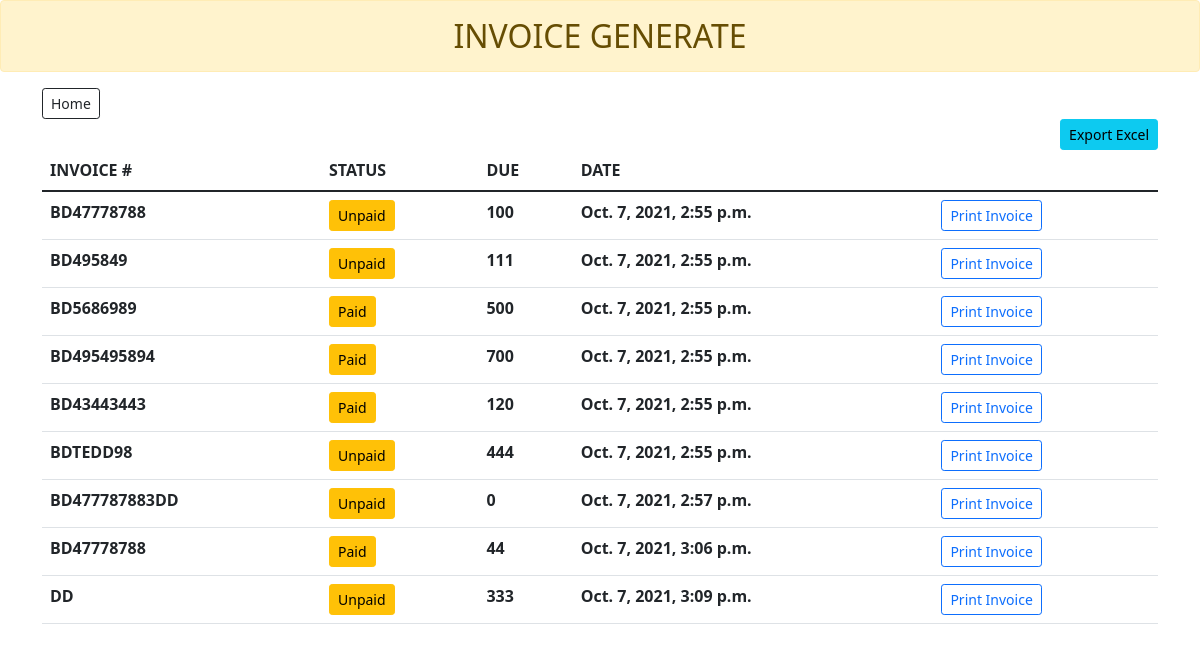
The page /invoice/ on the database as committed earlier.
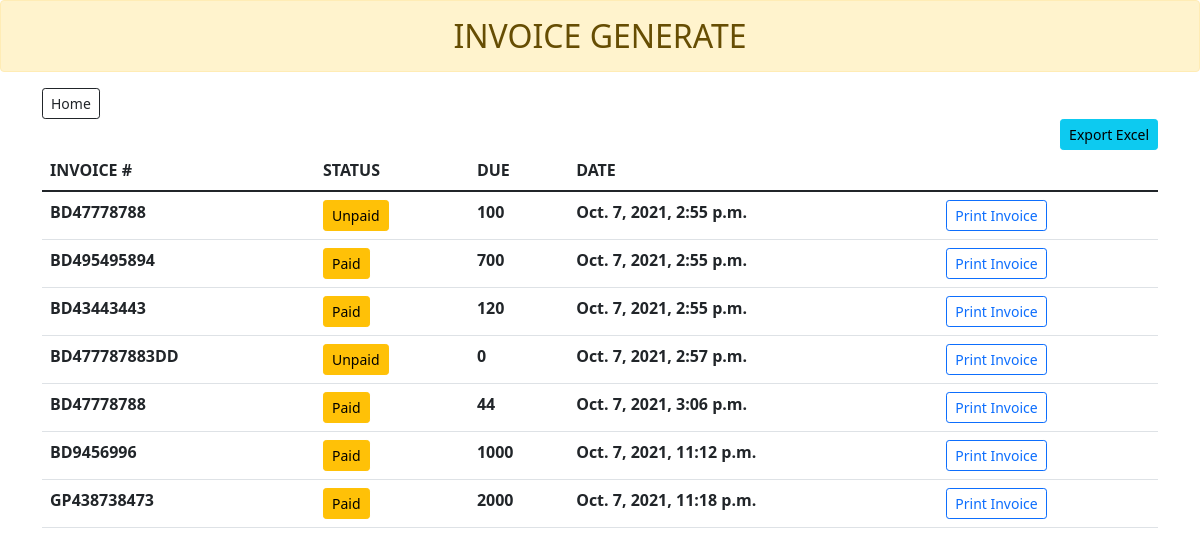
The same page on the database as committed later.
### invoices/models.py (models this page shows, shortened)
class Invoice(models.Model):
    invoice_no = models.CharField(max_length=30, unique=True)
    choices = [
        ('Paid', 'Paid'),
        ('Unpaid', 'Unpaid'),
    ]
    status = models.CharField(choices=choices, max_length=20)
    due = models.PositiveBigIntegerField()
    created_on = models.DateTimeField(auto_now_add=True)
    updated_on = models.DateTimeField(auto_now=True)

### invoices/views.py (the view)
# urls.py: path('invoice/', views.show_invoice, name='show_invoice'),
def show_invoice(request):
    invoice_list = Invoice.objects.all()
    return render(request, 'invoice_detail.html', {'invoice_list': invoice_list})

### templates/invoice_detail.html (shortened to what this page needs)
{% extends 'base.html' %}
{% block content %}
    <h2 class="alert alert-warning text-center">INVOICE GENERATE</h2>
    <div class="container">
        <a href="{% url 'invoice:invoice' %}">
            <button class="btn btn-outline-dark btn-sm">Home</button>
        </a>
        <div class="text-end">
            <a href="{% url 'invoice:invoice_excel' %}">
                <button class="btn btn-info btn-sm">Export Excel</button>
            </a>
        </div>
        <table class="table">
            <thead class="thead-dark">
            <tr>
                <th>INVOICE #</th>
                <th>STATUS</th>
                <th>DUE</th>
                <th>DATE</th>
            </tr>
            </thead>
            <tbody>
            {% for invoice in invoice_list %}
                <tr>
                    <th scope="row">{{ invoice.invoice_no }}</th>
                    <th scope="row"><span class="btn btn-warning btn-sm">{{ invoice.status }}</span></th>
                    <th scope="row">{{ invoice.due }}</th>
                    <th scope="row">{{ invoice.created_on }}</th>
                    <th scope="row"><a href="{% url 'invoice:invoice_pdf' invoice.pk %}">
                        <button class="btn btn-outline-primary btn-sm">Print Invoice</button>
                    </a></th>
                </tr>
            {% endfor %}
            </tbody>
        </table>
    </div>
{% endblock %}

### templates/base.html (shortened to what this page needs)
<!doctype html>
<html lang="en">
<head>
    <link href="https://cdn.jsdelivr.net/npm/bootstrap@5.1.2/dist/css/bootstrap.min.css" rel="stylesheet"
>
</head>
<body>
{% block content %}
{% endblock %}
</body>
</html>

Rows that differ between the two databases and show on the page:
removed Invoice: invoice_no "BD495849", status "Unpaid", due "111", created_on "Oct. 7, 2021, 2:55 p.m."
removed Invoice: invoice_no "BD5686989", status "Paid", due "500", created_on "Oct. 7, 2021, 2:55 p.m."
removed Invoice: invoice_no "BDTEDD98", status "Unpaid", due "444", created_on "Oct. 7, 2021, 2:55 p.m."
removed Invoice: invoice_no "DD", status "Unpaid", due "333", created_on "Oct. 7, 2021, 3:09 p.m."
added Invoice: invoice_no "BD9456996", status "Paid", due "1000", created_on "Oct. 7, 2021, 11:12 p.m."
added Invoice: invoice_no "GP438738473", status "Paid", due "2000", created_on "Oct. 7, 2021, 11:18 p.m."
